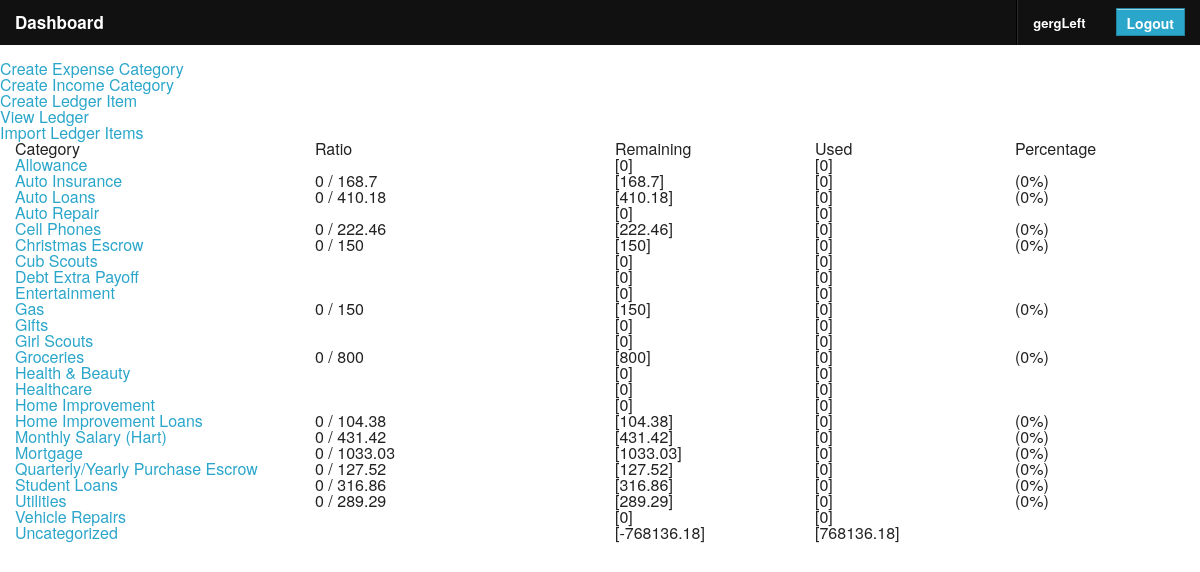
Page /site-sections/budget/index.php (signed in) on the committed database.
### tables this page shows
CREATE TABLE `authorized_users` (
  `user_id` int(11) NOT NULL AUTO_INCREMENT,
  `username` varchar(45) DEFAULT NULL,
  `password` varchar(255) DEFAULT NULL,
  `last_login` datetime DEFAULT NULL,
  `create_date` datetime DEFAULT NULL,
  PRIMARY KEY (`user_id`),
  UNIQUE KEY `username_UNIQUE` (`username`)
);

CREATE TABLE `budget_categories` (
  `id` int(10) unsigned NOT NULL AUTO_INCREMENT,
  `name` varchar(50) NOT NULL,
  `type` varchar(10) NOT NULL,
  `value` double DEFAULT '0',
  `allow_carryOver` bit(1) DEFAULT b'0',
  `tax_deductible` bit(1) DEFAULT b'0',
  PRIMARY KEY (`id`)
);

### includes/functions_helperFunctions.php (called while the page is built, shortened)
<?php
function isExternalPage($page) {
	switch($page) {
		default:
			return false;
			break;
	}
}
?>

### functions.php (called while the page is built, shortened)
<?php
include 'includes/db_sql.phpclass.inc';
include 'includes/functions_helperFunctions.php';
include 'includes/membership_info.phpclass.inc';
include 'includes/budget_category.phpclass.inc';
include 'includes/ledger_item.phpclass.inc';
$loginProtectedPage = !isExternalPage($page_tag);
$currentUserInfo = new membership_info();
if (isset($_SESSION["user_id"])) {
  $currentUserInfo->setUserInfo($_SESSION["user_id"]);
}
$currentUser = $currentUserInfo->username;
?>

### includes/membership_info.phpclass.inc (called while the page is built, shortened)
<?php
class membership_info {
  public function setUserInfo($userId) {
    $db = new db_sql();
    $query =
      "SELECT
        *
      FROM
        authorized_users
      WHERE ";
    $query .= sprintf("user_id = '%s' ", $userId);
    $db->query($query);
    if ($db->next_record()) {
      $this->user_id = $db->f("user_id");
      if (isset($this->user_id)) {
        $this->username = $db->f("username");
      }
    }
  }
}
?>

### includes/db_sql.phpclass.inc (called while the page is built, shortened)
<?php
class db_sql {
	private $host;
	private $database;
	private $user;
	private $password;
	public $Record = array();
	private $Link_ID    = 0;
	private $Query_ID   = 0;
	public function __construct($database="") {
		switch ($database)
		{
			default:
			case 'center':
				$this->host = "localhost";
				$this->database = 'center_gergleft_com';
				$this->user = 'gergLeft';
				$this->password = 'TjCxsFXC';
				break;
		}
	}
	function connect($database = "", $host = "", $user = "", $password = "") {
		if ($database == "")
			$database = $this->database;
		if ($host == "")
			$host = $this->host;
		if ($user == "")
			$user = $this->user;
		if ($password == "")
			$password = $this->password;
		if ($this->Link_ID == 0) {
			$this->Link_ID = mysql_connect($host, $user, $password, true, 2);
		}
		return $this->Link_ID;
	}
	public function query($Query_String) {
		$this->Query_ID = @mysql_query($Query_String,$this->Link_ID);
		return $this->Query_ID;
	}
	public function next_record() {
		$this->Record = @mysql_fetch_array($this->Query_ID);
		$stat = is_array($this->Record);
		return $stat;
	}
	function f($Name) {
		return stripslashes($this->Record[$Name]);
	}
}
?>

### includes/budget_category.phpclass.inc (called while the page is built, shortened)
<?php
class budget_category {
  public static function get_budget_categories() {
    $db = new db_sql();
    $query = "SELECT * FROM budget_categories";
    $query .= " ORDER BY name ASC";
    $db->query($query);
    $cats = array();
    while ($db->next_record()) {
      $cat = new budget_category();
      $cat->id = $db->f("id");
      $cat->name = $db->f("name");
      $cat->type = $db->f("type");
      $cat->value = abs($db->f("value"));
      $cat->allow_carryOver = $db->f("allow_carryOver");
      $cat->tax_deductible = $db->f("tax_deductible");
      $cats[$cat->id] = $cat;
    }
    $uncat = new budget_category();
    $uncat->id = 0;
    $uncat->name = "Uncategorized";
    $uncat->type = "Expense";
    $uncat->value = 0;
    $uncat->allow_carryOver = false;
    $uncat->tax_deductible = false;
    $cats[0] = $uncat;
    return $cats;
  }
  public static function getAllCategoryState() {
    $all_cats = self::get_budget_categories();
    $all_ledgers = ledger_item::get_all_ledger_items();
    foreach ($all_ledgers as $ledger) {
      $all_cats[$ledger->category]->amount_used += abs($ledger->value);
    }
    return $all_cats;
  }
}
?>

### includes/ledger_item.phpclass.inc (called while the page is built, shortened)
<?php
class ledger_item {
  public static function get_all_ledger_items() {
    $l = new ledger_item();
    return $l->getLedgerBy_criteria();
  }
  private function getLedgerBy_criteria($arr = array()) {
    $db = new db_sql();
    $query =
      "SELECT
        *
      FROM
        ledger_items
      WHERE ";
    if (!isset($arr["relation"])) {
      $arr["relation"] = "AND";
    }
    $query .= " 1 = 1";
    $db->query($query);
    $return_arr = array();
    while ($db->next_record()) {
      $item = new ledger_item();
      $item->id = $db->f("id");
      $item->type = $db->f("type");
      $item->company = $db->f("company");
      $item->category = $db->f("category");
      $item->value = $db->f("value");
      $item->date = date('m/d/y', strtotime($db->f("date")));
      $item->time = date('H:i:s', strtotime($db->f("date")));
      $return_arr[] = $item;
    }
    if (0 === sizeof($return_arr)) {
      return false;
    } else if (1 === sizeof($return_arr)) {
      $this->id = $return_arr[0]->id;
      $this->type = $return_arr[0]->type;
      $this->category = $return_arr[0]->category;
      $this->company = $return_arr[0]->company;
      return true;
    } else {
      return $return_arr;
    }
  }
}
?>

### site-sections/budget/index.php (the view, shortened to what this page needs)
<?php
  $page_tag = 'budget';
  include 'functions.php';
?>
<?php include 'components/global/header.php'; ?>
<a href="./create_expense_category.php">Create Expense Category</a><br />
<a href="./create_income_category.php">Create Income Category</a><br />
<a href="./create_ledger_item.php">Create Ledger Item</a><br />
<a href="./view_ledger.php">View Ledger</a><br />
<a href="./import_ledger_items.php">Import Ledger Items</a>
<?php
  $category = budget_category::getAllCategoryState();
?>
<div class="header row">
  <div class="columns small-3">
    Category
  </div>
  <div class="columns small-3">
    Ratio
  </div>
  <div class="columns small-2">
    Remaining
  </div>
  <div class="columns small-2">
    Used
  </div>
  <div class="columns small-2">
    Percentage
  </div>
</div>
<?php foreach ($category as $cat) : ?>
  <div class="row">
    <div class="columns small-3">
      <a href="./category_detail.php?c=<?php echo $cat->id ?>"><?php echo $cat->name ?></a>
    </div>
    <div class="columns small-3">
      <?php if ($cat->value > 0) : ?>
      <?php echo $cat->amount_used ?> / <?php echo $cat->value ?>
      <?php else: ?>
      &nbsp;
      <?php endif; ?>
    </div>
    <div class="columns small-2">
      [<?php echo $cat->value - $cat->amount_used ?>]
    </div>
    <div class="columns small-2">
      [<?php echo $cat->amount_used ?>]
    </div>
    <div class="columns small-2">
      <?php if ($cat->value > 0) : ?>
      (<?php echo $cat->amount_used / $cat->value * 100 ?>%)
      <?php else: ?>
      &nbsp;
      <?php endif; ?>
    </div>
  </div>
<?php endforeach; ?>
<?php include "components/global/footer.php"; ?>

### components/global/header.php (shortened to what this page needs)
<!DOCTYPE html>
 <html class="no-js" lang="en" >
  <head>
    <link href="/stylesheets/app.css" media="screen, projector, print" rel="stylesheet" type="text/css" />
    <link href="/stylesheets/layout.css" media="screen, projector, print" rel="stylesheet" type="text/css" />
    <link href="/stylesheets/grid-5.css" media="screen, projector, print" rel="stylesheet" type="text/css" />
  	<link href="/stylesheets/pwStrength.css" rel="stylesheet" type="text/css" />
    <link rel="stylesheet" href="/stylesheets/foundation-datepicker.css"><link href="https://netdna.bootstrapcdn.com/font-awesome/4.0.3/css/font-awesome.css" rel="stylesheet">
    <link rel="stylesheet" href="http://code.jquery.com/ui/1.10.3/themes/start/jquery-ui.css" />
  </head>
	<body id="<?php echo $page_tag; ?>" class="page-<?php echo $page_tag; ?>">
		<?php include 'components/global/header_menu.php'; ?>

### components/global/header_menu.php (shortened to what this page needs)
<?php if ($loginProtectedPage) : ?>
<form method="POST">
	<div>
		<LoggedInTemplate>
	    <nav class="top-bar">
	      <ul class="title-area">
	        <li class="name">
	          <h1><a href="/dashboard.php">Dashboard</a></h1>
	        </li>
	      </ul>
	      <section class="top-bar-section">
	        <ul class="right">
	          <li class="divider"></li>
	          <li>
                <a href="profile.php"><?php echo $currentUser; ?></a>
	          </li>
              <li class="has-form">
                <input type="submit" class="button" value="Logout" id="btnLogout" name="btnLogout" />
              </li>
            </ul>
          </section>
        </nav>
	  </LoggedInTemplate>
	</div>
</form>
<?php endif; ?>

### components/global/footer.php (shortened to what this page needs)
  </body>
</html>

### stylesheets/grid-5.css (style rules this page uses)
.row:before, .row:after { content: " "; display: table; }
.row:after { clear: both; }
.column, .columns { padding-left: 0.9375em; padding-right: 0.9375em; width: 100%; float: left; position: relative; }
@media only screen { .small-2 { width: 16.66667%; } }
@media only screen { .small-3 { width: 25%; } }

### rows in the picture
authorized_users: username "gergLeft"
budget_categories: name "Allowance", $cat->value-$cat->amount_used "0", amount_used "0"
budget_categories: name "Auto Insurance", amount_used "0", value "168.7", $cat->value-$cat->amount_used "168.7", $cat->amount_used/$cat->value*100 "0"
budget_categories: name "Auto Loans", amount_used "0", value "410.18", $cat->value-$cat->amount_used "410.18", $cat->amount_used/$cat->value*100 "0"
budget_categories: name "Auto Repair", $cat->value-$cat->amount_used "0", amount_used "0"
budget_categories: name "Cell Phones", amount_used "0", value "222.46", $cat->value-$cat->amount_used "222.46", $cat->amount_used/$cat->value*100 "0"
budget_categories: name "Christmas Escrow", amount_used "0", value "150", $cat->value-$cat->amount_used "150", $cat->amount_used/$cat->value*100 "0"
budget_categories: name "Cub Scouts", $cat->value-$cat->amount_used "0", amount_used "0"
budget_categories: name "Debt Extra Payoff", $cat->value-$cat->amount_used "0", amount_used "0"
budget_categories: name "Entertainment", $cat->value-$cat->amount_used "0", amount_used "0"
budget_categories: name "Gas", tax_deductible "0", value "150", $cat->value-$cat->amount_used "150", $cat->amount_used/$cat->value*100 "0"
budget_categories: name "Gifts", $cat->value-$cat->amount_used "0", tax_deductible "0"
budget_categories: name "Girl Scouts", $cat->value-$cat->amount_used "0", tax_deductible "0"
budget_categories: name "Groceries", tax_deductible "0", value "800", $cat->value-$cat->amount_used "800", $cat->amount_used/$cat->value*100 "0"
budget_categories: name "Health & Beauty", $cat->value-$cat->amount_used "0", tax_deductible "0"
budget_categories: name "Healthcare", $cat->value-$cat->amount_used "0", amount_used "0"
budget_categories: name "Home Improvement", $cat->value-$cat->amount_used "0", tax_deductible "0"
budget_categories: name "Home Improvement Loans", tax_deductible "0", value "104.38", $cat->value-$cat->amount_used "104.38", $cat->amount_used/$cat->value*100 "0"
budget_categories: name "Monthly Salary (Hart)", tax_deductible "0", value "431.42", $cat->value-$cat->amount_used "431.42", $cat->amount_used/$cat->value*100 "0"
budget_categories: name "Mortgage", tax_deductible "0", value "1033.03", $cat->value-$cat->amount_used "1033.03", $cat->amount_used/$cat->value*100 "0"
budget_categories: name "Quarterly/Yearly Purchase Escrow", tax_deductible "0", value "127.52", $cat->value-$cat->amount_used "127.52", $cat->amount_used/$cat->value*100 "0"
budget_categories: name "Student Loans", tax_deductible "0", value "316.86", $cat->value-$cat->amount_used "316.86", $cat->amount_used/$cat->value*100 "0"
budget_categories: name "Utilities", tax_deductible "0", value "289.29", $cat->value-$cat->amount_used "289.29", $cat->amount_used/$cat->value*100 "0"
budget_categories: name "Vehicle Repairs", $cat->value-$cat->amount_used "0", tax_deductible "0"

### other values in the picture
$cat->name "Uncategorized"
$cat->value - $cat->amount_used "-768136.18"
$cat->amount_used "768136.18"
